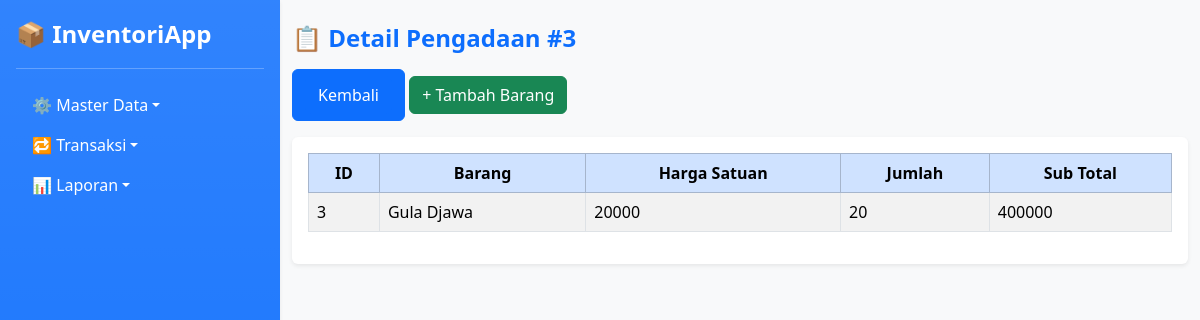
The app's page /pengadaan_detail.php?id=3 with its own data.
### tables this page shows
CREATE TABLE `detail_pengadaan` (
  `iddetail_pengadaan` bigint NOT NULL,
  `harga_satuan` int DEFAULT NULL,
  `jumlah` int DEFAULT NULL,
  `sub_total` int DEFAULT NULL,
  `idbarang` int DEFAULT NULL,
  `idpengadaan` bigint DEFAULT NULL
);

CREATE TABLE `barang` (
  `idbarang` int NOT NULL,
  `jenis` char(1) DEFAULT NULL,
  `nama` varchar(45) NOT NULL,
  `idsatuan` int DEFAULT NULL,
  `status` tinyint DEFAULT NULL,
  `harga` int NOT NULL
);

### pengadaan_detail.php (the view, shortened to what this page needs)
<?php include 'db.php'; ?>
<?php include 'layout/navbar.php'; ?>
<!DOCTYPE html>
<html lang="id">
<head>
  <link href="https://cdn.jsdelivr.net/npm/bootstrap@5.3.3/dist/css/bootstrap.min.css" rel="stylesheet">
</head>
<body class="bg-light">
<div class="container-fluid mt-4">
  <?php $idpengadaan = $_GET['id']; ?>
  <h4 class="fw-bold text-primary mb-3">📋 Detail Pengadaan #<?= $idpengadaan ?></h4>
  <a href="pengadaan.php" class="btn btn-primary mb-3"><button class="btn btn-primary">Kembali</button></a>
  <button class="btn btn-success mb-3" data-bs-toggle="modal" data-bs-target="#modalTambahDetail">+ Tambah Barang</button>
  <div class="card shadow-sm border-0">
    <div class="card-body table-responsive">
      <table class="table table-bordered table-striped align-middle">
        <thead class="table-primary text-center">
          <tr>
            <th>ID</th>
            <th>Barang</th>
            <th>Harga Satuan</th>
            <th>Jumlah</th>
            <th>Sub Total</th>
          </tr>
        </thead>
        <tbody>
          <?php
          $q = mysqli_query($conn, "
            SELECT dp.iddetail_pengadaan, b.nama AS nama_barang, dp.harga_satuan, dp.jumlah, dp.sub_total
            FROM detail_pengadaan dp
            JOIN barang b ON dp.idbarang = b.idbarang
            WHERE dp.idpengadaan = $idpengadaan
          ");
          if (mysqli_num_rows($q) > 0) {
            while ($r = mysqli_fetch_assoc($q)) {
              echo "<tr>
                      <td>{$r['iddetail_pengadaan']}</td>
                      <td>{$r['nama_barang']}</td>
                      <td>{$r['harga_satuan']}</td>
                      <td>{$r['jumlah']}</td>
                      <td>{$r['sub_total']}</td>
                    </tr>";
            }
          } else {
            echo "<tr><td colspan='5' class='text-center text-muted'>Belum ada detail pengadaan</td></tr>";
          }
          ?>
        </tbody>
      </table>
    </div>
  </div>
</div>
</body>
</html>

### records on screen
detail_pengadaan: iddetail_pengadaan "3", idbarang.nama "Gula Djawa", harga_satuan "20000", jumlah "20", sub_total "400000"

### other values on screen
$idpengadaan "3"
